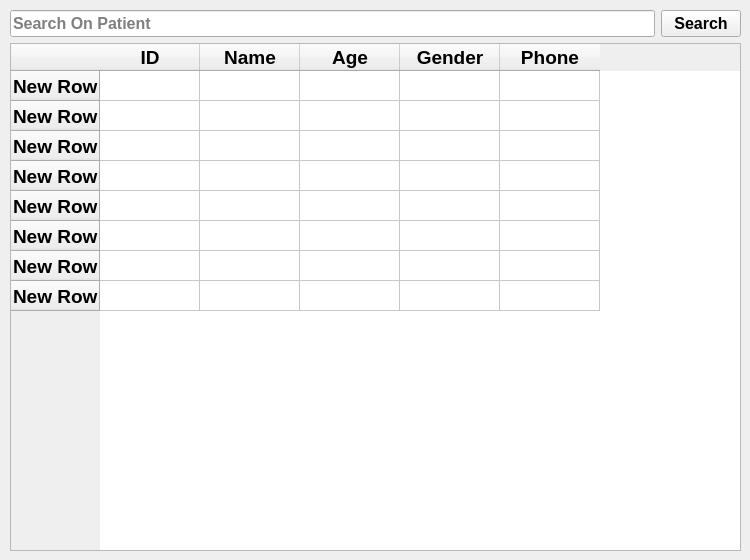
     <widget class="QWidget" name="searchOnPatientTab_3">
      <attribute name="title">
       <string>Search</string>
      </attribute>
      <widget class="QWidget" name="layoutWidget_15">
       <property name="geometry">
        <rect>
         <x>10</x>
         <y>10</y>
         <width>731</width>
         <height>541</height>
        </rect>
       </property>
       <layout class="QGridLayout" name="gridLayout_18">
        <item row="0" column="1">
         <widget class="QPushButton" name="reportSearchBtn_3">
          <property name="font">
           <font>
            <family>Arial</family>
            <pointsize>12</pointsize>
            <weight>75</weight>
            <bold>true</bold>
           </font>
          </property>
          <property name="cursor">
           <cursorShape>PointingHandCursor</cursorShape>
          </property>
          <property name="text">
           <string>Search</string>
          </property>
          <property name="icon">
           <iconset resource="../../Application/links.qrc">
            <normaloff>:/icons/icons/search.png</normaloff>:/icons/icons/search.png</iconset>
          </property>
          <property name="iconSize">
           <size>
            <width>30</width>
            <height>25</height>
           </size>
          </property>
         </widget>
        </item>
        <item row="0" column="0">
         <widget class="QLineEdit" name="searchOnPatient_4">
          <property name="font">
           <font>
            <family>Arial</family>
            <pointsize>12</pointsize>
            <weight>75</weight>
            <bold>true</bold>
           </font>
          </property>
          <property name="cursor">
           <cursorShape>PointingHandCursor</cursorShape>
          </property>
          <property name="placeholderText">
           <string>Search On Patient</string>
          </property>
         </widget>
        </item>
        <item row="1" column="0" colspan="2">
         <widget class="QTableWidget" name="tableWidget_8">
          <property name="font">
           <font>
            <family>Arial</family>
            <pointsize>14</pointsize>
            <weight>75</weight>
            <bold>true</bold>
           </font>
          </property>
          <property name="cursor" stdset="0">
           <cursorShape>PointingHandCursor</cursorShape>
          </property>
          <property name="styleSheet">
           <string notr="true"/>
          </property>
          <row>
           <property name="text">
            <string>New Row</string>
           </property>
          </row>
          <row>
           <property name="text">
            <string>New Row</string>
           </property>
          </row>
          <row>
           <property name="text">
            <string>New Row</string>
           </property>
          </row>
          <row>
           <property name="text">
            <string>New Row</string>
           </property>
          </row>
          <row>
           <property name="text">
            <string>New Row</string>
           </property>
          </row>
          <row>
           <property name="text">
            <string>New Row</string>
           </property>
          </row>
          <row>
           <property name="text">
            <string>New Row</string>
           </property>
          </row>
          <row>
           <property name="text">
            <string>New Row</string>
           </property>
          </row>
          <column>
           <property name="text">
            <string>ID</string>
           </property>
          </column>
          <column>
           <property name="text">
            <string>Name</string>
           </property>
          </column>
          <column>
           <property name="text">
            <string>Age</string>
           </property>
          </column>
          <column>
           <property name="text">
            <string>Gender</string>
           </property>
          </column>
          <column>
           <property name="text">
            <string>Phone</string>
           </property>
          </column>
         </widget>
        </item>
       </layout>
      </widget>
     </widget>
